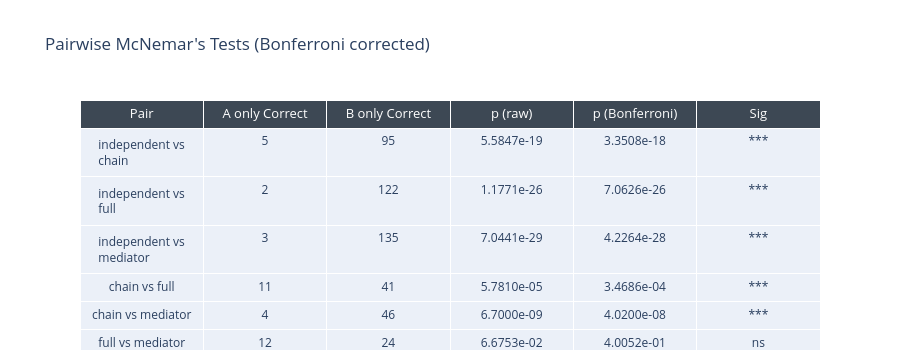

Notebook source saved alongside this figure:
### Code cell
fig = go.Figure(go.Table(
    header=dict(values=list(mcnemar_df.columns), fill_color="#3D4854", font=dict(color="white", size=13), align="center"),
    cells=dict(values=[mcnemar_df[col] for col in mcnemar_df.columns], font=dict(size=12), align="center", height=28),
))
fig.update_layout(title="Pairwise McNemar's Tests (Bonferroni corrected)", height=350, margin=dict(b=0))

fig.show()
fig.write_image("figures/mcnemar_table.png", width=1500, scale=3)

### Figure 1 — Plotly figure (JSON) as saved in the notebook; plotly's stock layout.template omitted (floating-point values rounded to 4 significant figures)
{"data": [{"cells": {"align": "center", "font": {"size": 12}, "height": 28, "values": [["independent vs chain", "independent vs full", "independent vs mediator", "chain vs full", "chain vs mediator", "full vs mediator"], [5, 2, 3, 11, 4, 12], [95, 122, 135, 41, 46, 24], ["5.5847e-19", "1.1771e-26", "7.0441e-29", "5.7810e-05", "6.7000e-09", "6.6753e-02"], ["3.3508e-18", "7.0626e-26", "4.2264e-28", "3.4686e-04", "4.0200e-08", "4.0052e-01"], ["***", "***", "***", "***", "***", "ns"]]}, "header": {"align": "center", "fill": {"color": "#3D4854"}, "font": {"color": "white", "size": 13}, "values": ["Pair", "A only Correct", "B only Correct", "p (raw)", "p (Bonferroni)", "Sig"]}, "type": "table"}], "layout": {"height": 350, "margin": {"b": 0}, "title": {"text": "Pairwise McNemar's Tests (Bonferroni corrected)"}}}
